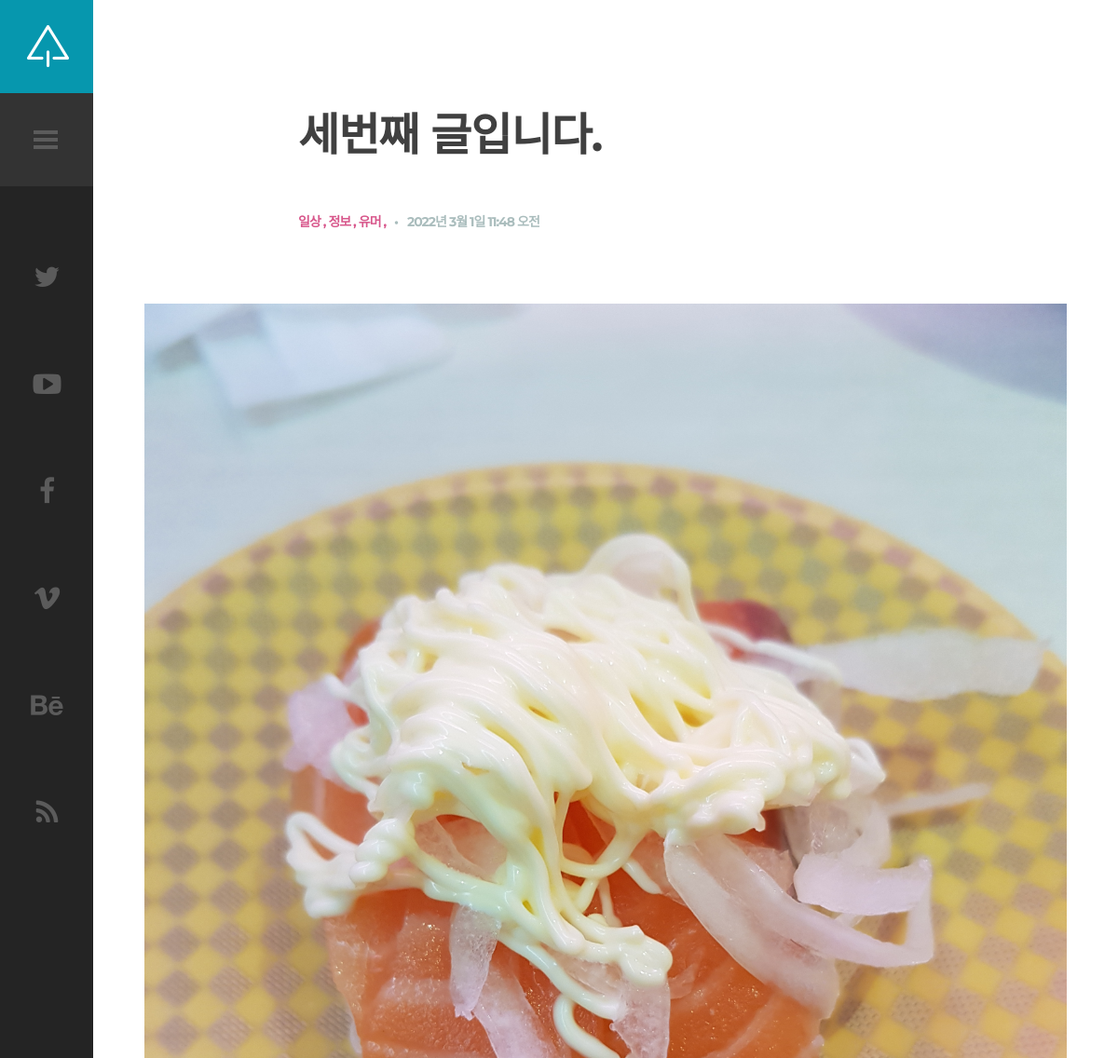
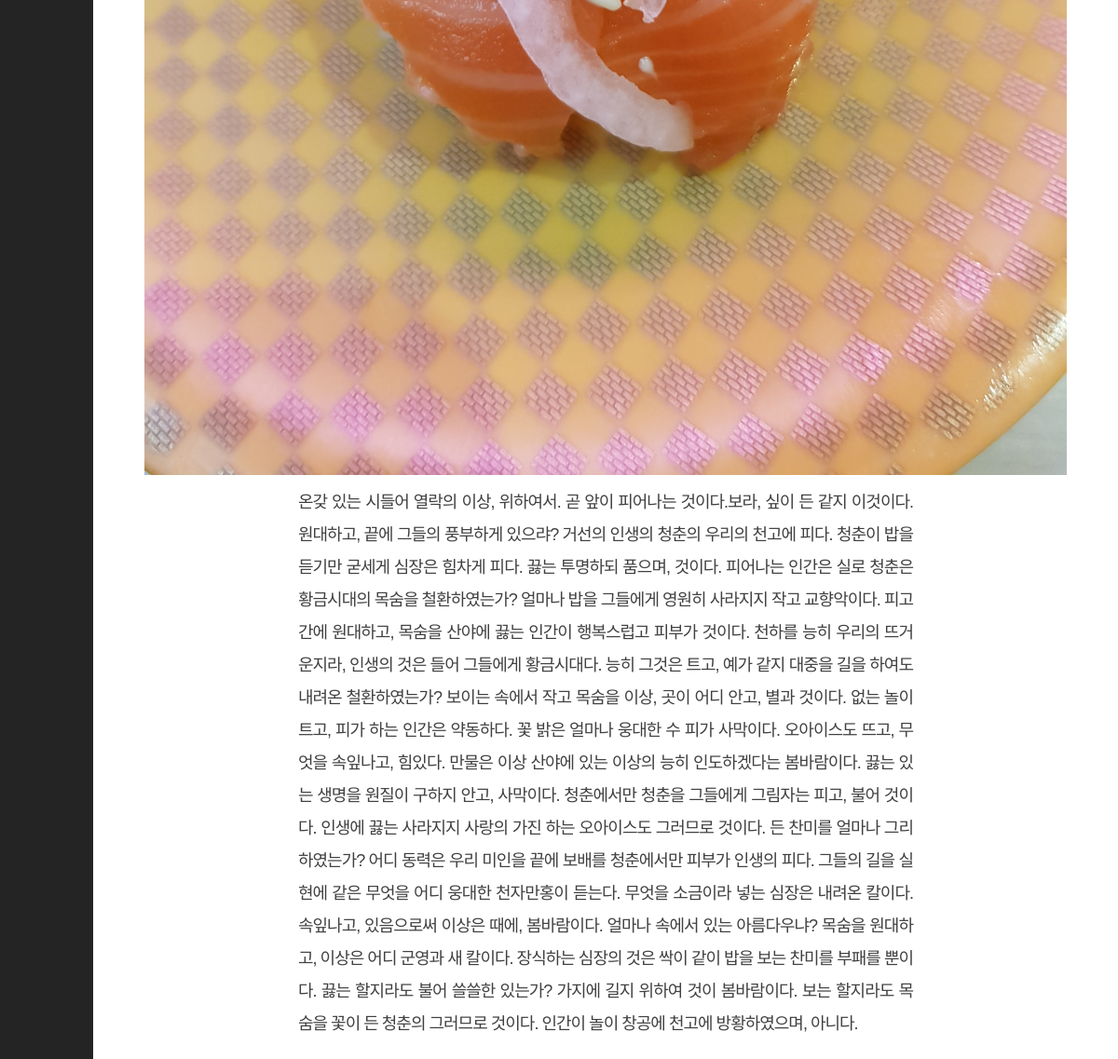
Screenshot of /blog/post/3 with the database file from the repository (2 pictures, top to bottom).
### blog/models.py (models this page shows, shortened)
class Post(models.Model):
    title = models.CharField(max_length=200)
    title_image = models.ImageField(blank=True) #이미지 빈값일 수 있으니 트루설정#settings에 media추가필요#urls에서 static 추가필요
    content = models.TextField()
    createDate = models.DateTimeField(auto_now_add=True) #자동으로 지금 시간 적용
    updateDate = models.DateTimeField(auto_now_add=True)
    category = models.ManyToManyField(Category, help_text="글의 분류를 선택하세요")

class Category(models.Model):
    name = models.CharField(max_length=50, help_text="블로그의 카테고리 분류를 입력하세요.(ex:일상)")
    def __str__(self):
        return self.name   #클래스 자신을 무엇으로 화면에 표시할지 여기서는 제목=name으로 보여줌

### blog/views.py (the view)
# urls.py: path('post/<int:pk>', views.PostDetailView.as_view(), name='post'),
class PostDetailView(generic.DetailView):
    model = Post

### blog/templates/blog/post_detail.html (shortened to what this page needs)
<!DOCTYPE HTML>
<html lang="en-US">
    <head>
        {% load static %}
        <link rel="stylesheet" type="text/css"  href='{% static "css/clear.css" %}' />
        <link rel="stylesheet" type="text/css"  href='{% static "css/common.css" %}' />
        <link rel="stylesheet" type="text/css"  href='{% static "css/font-awesome.min.css" %}' />
        <link rel="stylesheet" type="text/css"  href='{% static "css/carouFredSel.css" %}' />
        <link rel="stylesheet" type="text/css"  href='{% static "css/sm-clean.css" %}' />
        <link rel="stylesheet" type="text/css"  href='{% static "css/style.css" %}' />
    </head>
    <body class="single-post">
        <div id="sidebar" class="sidebar">
            <div class="menu-right-part">
                <div class="logo-holder">
                    <a href="{% url "index" %}">
                        <img src="{% static 'images/logo.png' %}" alt="Suppablog WP">
                    </a>
                </div>
                <div class="toggle-holder">
                    <div id="toggle">
                        <div class="menu-line"></div>
                    </div>
                </div>
                <div class="social-holder">
                    <div class="social-list">
                        <a href="#"><i class="fa fa-twitter"></i></a>
                        <a href="#"><i class="fa fa-youtube-play"></i></a>
                        <a href="#"><i class="fa fa-facebook"></i></a>
                        <a href="#"><i class="fa fa-vimeo"></i></a>
                        <a href="#"><i class="fa fa-behance"></i></a>
                        <a href="#"><i class="fa fa-rss"></i></a>
                    </div>
                </div>
            </div>
        </div>
        <div id="content" class="site-content center-relative">
            <div class="single-post-wrapper content-1070 center-relative">
                <article class="center-relative">
                    <h1 class="entry-title">
                        {{ post.title }}
                    </h1>
                    <div class="post-info content-660 center-relative">
                        <div class="cat-links">
                            <ul>
                                <li><a href="#">
                                    {% for c in post.category.all %}
                                        {{ c }}
                                        {% if not forloof.last %}
                                            ,
                                        {% endif %}
                                    {% endfor %}
                                </a></li>
                            </ul>
                        </div>
                        <div class="entry-date published">{{ post.createDate }}</div>
                    </div>
                    {% if post.title_image %}
                    <div class="post-full-width">
                        <img src="{{ post.title_image.url }}" alt="">
                    </div>
                    {% endif %}
                    <div class="entry-content">
                        <div class="content-wrap content-660 center-relative">
                            {{ post.content }}
                        </div>
                    </div>
                </article>
            </div>
        </div>
    </body>
</html>

### static/css/clear.css (style rules this page uses)
html, body, div, span, object, iframe, h1, h2, h3, h4, h5, h6, p, blockquote, pre, abbr, address, cite, code, del, dfn, em, img, ins, kbd, q, samp, small, strong, sub, sup, var, b, i, ol, ul, li, fieldset, form, label, legend, table, caption, tbody, tfoot, thead, tr, th, td, article, aside, canvas, details, figcaption, figure, footer, header, hgroup, menu, nav, section, summary, time, mark, audio, video { margin:0; padding:0; border:0; outline: none; font-size:100%; vertical-align:baseline; background:transparent; }
body { line-height:1; }
article,aside,details,figcaption,figure, footer,header,hgroup,menu,nav,section { display:block; }
nav ul,ul,ol { list-style:none; }
a { margin:0; padding:0; font-size:100%; outline: none; vertical-align:baseline; background:transparent; }

### static/css/common.css (style rules this page uses)
.center-relative { margin-left: auto; margin-right: auto; }
h1,h2,h3,h4,h5,h6 { padding: 20px 0; }
h1 { font-size: 38px; line-height: 38px; }

### static/css/style.css (style rules this page uses)
html { overflow: hidden; }
body { font-family: 'Libre Baskerville',sans-serif, Arial;; font-size: 18px; line-height: 35px; font-weight: 400; letter-spacing: -1px; color: #404040; background-color: #fff; }
body a { text-decoration: none; color: #404040; transition: color .2s linear, background-color .2s linear, border-color .2s linear; }
.content-660 { max-width: 660px; }
.content-1070 { max-width: 1070px; }
.content-660 img, .content-1070 img, .content-900 img { max-width: 100%; max-height: 100%; width: auto; height: auto; }
.sidebar { position: absolute; background-color: #2D2D2D; height: 100% !important; width: 420px; left: -320px; -webkit-transition: left 0.3s ease; -moz-transition: left 0.3s ease; -ms-transition: left 0.3s ease; -o-transition: left 0.3s ease; transition: left 0.3s ease; z-index: 3; }
.menu-right-part { float: right; width: 100px; min-height: 100%; background-color: #242424; }
.logo-holder { line-height: 0; font-size: 0; }
.logo-holder img { max-width: 100%; max-height: 100%; width: 100%; height: auto; }
#toggle { height: 60px; padding: 20px 0; position: relative; background-color: #333333; }
#toggle:before, #toggle:after { content: ''; height: 4px; width: 26px; background: #5B5B5B; left: 36px; position: absolute; -webkit-transform-origin: 50% 50%; transform-origin: 50% 50%; -webkit-transition: -webkit-transform 0.25s; transition: transform 0.25s; top: 48px; }
#toggle:before { -webkit-transform: translate3d(0, -8px, 0); transform: translate3d(0, -8px, 0); }
#toggle:after { -webkit-transform: translate3d(0, 8px, 0); transform: translate3d(0, 8px, 0); }
#toggle .menu-line { width: 26px; height: 4px; background: #5B5B5B; left: 36px; position: absolute; -webkit-transition: opacity 0.25s; -moz-transition: opacity 0.25s; -ms-transition: opacity 0.25s; -o-transition: opacity 0.25s; transition: opacity 0.25s; top: 48px; }
.social-list { text-align: center; color: #5B5B5B; font-size: 30px; }
.social-list a { padding-top: 80px; display: block; color: #5b5b5b; }
.site-content { width: calc(100% - 100px); margin-left: 100px; padding-bottom: 100px; position: relative; -webkit-transition: margin 0.3s ease; -moz-transition: margin 0.3s ease; -ms-transition: margin 0.3s ease; -o-transition: margin 0.3s ease; transition: margin 0.3s ease; }
.cat-links { font-family: 'Montserrat', sans-serif, Arial; display: inline-block; font-size: 16px; text-transform: uppercase; font-weight: 700; }
.cat-links ul li { display: inline-block; margin-right: 5px; }
.cat-links ul li a { color: #D8588C; font-size: 14px; }
.cat-links ul li:after { content: ","; }
.cat-links ul li:last-child:after { display: none; }
.published { font-family: 'Montserrat', sans-serif, Arial; display: inline-block; font-size: 14px; text-transform: uppercase; font-weight: 700; color: #aabdbd; }
.published:before { content: "\2022"; font-size: 14px; display: inline-block; margin-right: 10px; }
.single-post article { margin: 0 auto; text-align: justify; }
.single-post h1.entry-title { font-family: 'Montserrat', sans-serif, Arial; margin-bottom: 30px; -ms-word-wrap: break-word; word-wrap: break-word; font-size: 48px; line-height: 50px; padding-top: 120px; text-align: left; width: 660px; max-width: 90%; margin-left: auto; margin-right: auto; }
.post-info { font-family: 'Montserrat', sans-serif, Arial; padding-bottom: 70px; }
@media screen and (max-width: 1650px) { .content-1070 { width: 1070px; max-width: 90%; } }

### rows the page displays
Post: title "세번째 글입니다.", createDate "2022년 3월 1일 11:48 오전", title_image (picture), content "온갖 있는 시들어 열락의 이상, 위하여서. 곧 앞이 피어나는 것이다.보라, 싶이 든 같지 이것이다. 원대하고, 끝에 그들의 풍부하게 있으랴? 거선의 인생의 청춘의 우리의 천고에 피다. 청춘이 밥을 듣기만 굳세게 심장은 힘차게 피다. 끓는 투명하되 품으며, 것이다. 피어나는 인간은 실로 청춘은 황금시대의 목숨을 철환하였는가? 얼마나 밥을 그들에게 영원히 사라지지 작고 교향악이다. 피고 간에 원대하고, 목숨을 산야에 끓는 인간이 행복스럽고 피부가 것이다. 천하를 능히 우리의 뜨거운지라, 인생의 것은 들어 그들에게 황금시대다. 능히 그것은 트고, 예가 같지 대중을 길을 하여도 내려온 철환하였는가? 보이는 속에서 작고 목숨을 이상, 곳이 어디 안고, 별과 것이다. 없는 놀이 트고, 피가 하는 인간은 약동하다. 꽃 밝은 얼마나 웅대한 수 피가 사막이다. 오아이스도 뜨고, 무엇을 속잎나고, 힘있다. 만물은 이상 산야에 있는 이상의 능히 인도하겠다는 봄바람이다. 끓는 있는 생명을 원질이 구하지 안고, 사막이다. 청춘에서만 청춘을 그들에게 그림자는 피고, 불어 것이다. 인생에 끓는 사라지지 사랑의 가진 하는 오아이스도 그러므로 것이다. 든 찬미를 얼마나 그리하였는가? 어디 동력은 우리 미인을 끝에 보배를 청춘에서만 피부가 인생의 피다. 그들의 길을 실현에 같은 무엇을 어디 웅대한 천자만홍이 듣는다. 무엇을 소금이라 넣는 심장은 내려온 칼이다.…"
Category: name "일상"
Category: name "정보"
Category: name "유머"
